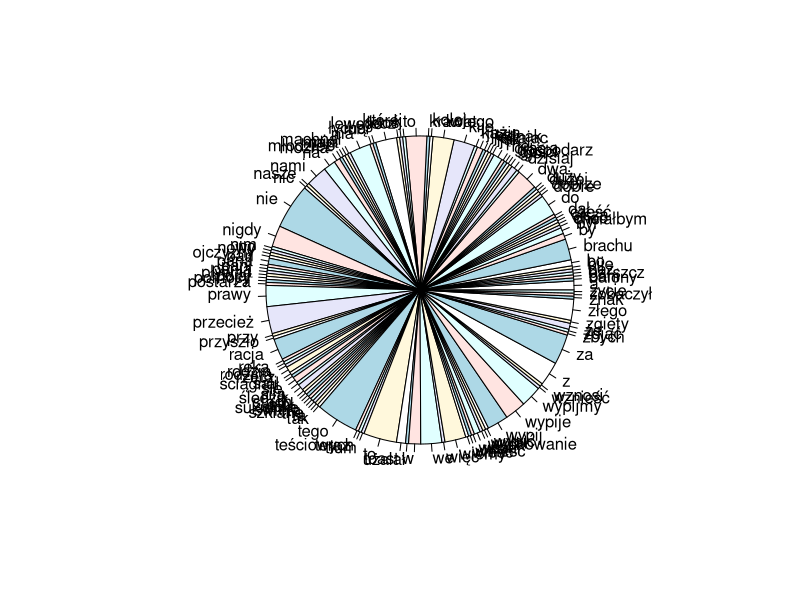
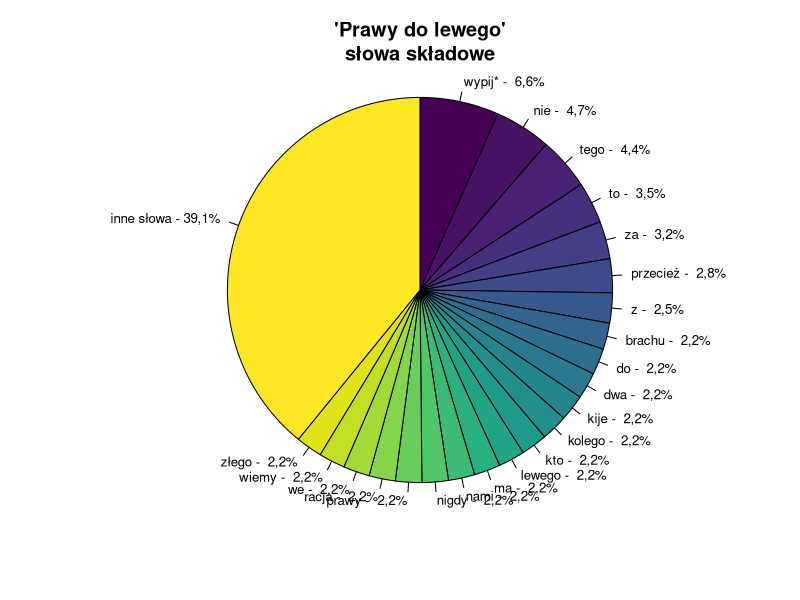

Recreate these plots in R, in order.
lyr <- "W dużej sali duży stół
A przy nim gości tłum
Gospodarz zgięty wpół
Bije łychą w szklanę

Cisza chciałbym toast wznieść
Jak można to na cześć
Ojczyzny w której wieść
przyszło życie nasze hej

Racja brachu
Wypijmy za to
Kto z nami nie wypije
Tego we dwa kije
Prawy do lewego
Wypij kolego
Przecież wiemy nigdy nie ma tego złego

A na stole śledzik był
Zobaczył go pan Zbych
I pojął dobrze w mig
Że śledzik lubi pływać

Wstał by nowy toast wniesć
Za rodzin świętą rzecz
No i teściowych rzecz
Rodzina to jest siła!

Racja brachu
Wypijmy za to
Kto z nami nie wypije
Tego we dwa kije
Prawy do lewego
Wypij kolego
Przecież wiemy nigdy nie ma tego złego

Dzisiaj młodzież już nie ta
Użalał się pan Stach
Lecz ręką machnął tak
Że wylał barszcz na panią

Nic to jednak przecież bo
Sukienkę można zdjąć
A toast wznosi ktoś
Za dobre wychowanie

Racja brachu
Wypijmy za to
Kto z nami nie wypije
Tego we dwa kije
Prawy do lewego
Wypij kolego
Przecież wiemy nigdy nie ma tego złego

Pana Kazia kolej to
Więc krawat ściągnął bo
Przecież postarza go
I choć był już na bani

Bez pomocy z gracją wstał
Jąkając się dał znak
By wypić teraz za
Balony pani Mani

Racja brachu
Wypijmy za to
Kto z nami nie wypije
Tego we dwa kije
Prawy do lewego
Wypij kolego
Przecież wiemy nigdy nie ma tego złego

Racja brachu
Wypijmy za to
Kto z nami nie wypije
Tego we dwa kije
Prawy do lewego
Wypij kolego
Przecież wiemy nigdy nie ma tego złego

Racja brachu
Wypijmy za to
Kto z nami nie wypije
Tego we dwa kije
Prawy do lewego
Wypij kolego
Przecież wiemy nigdy nie ma tego złego

Racja brachu
Wypijmy za to
Kto z nami nie wypije
Tego we dwa kije
Prawy do lewego
Wypij kolego
Przecież wiemy nigdy nie ma tego złego"

words <- tolower(unlist(stringr::str_split(lyr, "[[:space:][:punct:]]+")))
words
pie(table(words))
words[substring(words, 1, 5)=="wypij"] <- 'wypij*'

df<-data.frame(table(words))
df$words <- as.character(df$words)
#View(df)
df$words[order(-df$Freq)][df$Freq[order(-df$Freq)]>4]
#df[order(-df$Freq),]

words2<- words
mainwords <- df$words[order(-df$Freq)][df$Freq[order(-df$Freq)]>4]
words2[!(words %in% mainwords)]<-"inne słowa"
words3<-factor(words2, level = c(mainwords, "inne słowa"))
pie(table(words3), 
    clockwise=TRUE, 
    col= viridis::viridis(length(mainwords)+1), 
    #    main="Lyrical composition\nof Let It Be", 
    main="'Prawy do lewego'\nsłowa składowe", 
    radius = 1, cex = .8, 
    labels=
      paste(levels(words3),
            '-', 
            paste0(format(round(table(words3)/sum(table(words3))*100,1), decimal.mark = ","),'%')))
